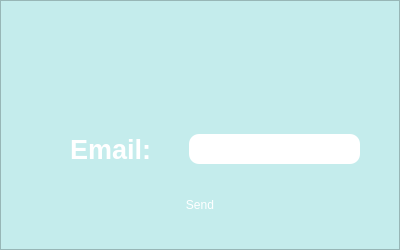
<?xml version="1.0" encoding="UTF-8"?>
<ui version="4.0">
 <class>emailPopUp</class>
 <widget class="QWidget" name="emailPopUp">
  <property name="geometry">
   <rect>
    <x>0</x>
    <y>0</y>
    <width>400</width>
    <height>250</height>
   </rect>
  </property>
  <property name="windowTitle">
   <string>Form</string>
  </property>
  <property name="styleSheet">
   <string notr="true">background-color: rgb(196, 236, 236);</string>
  </property>
  <widget class="QFrame" name="emailPopUp_2">
   <property name="geometry">
    <rect>
     <x>0</x>
     <y>0</y>
     <width>400</width>
     <height>250</height>
    </rect>
   </property>
   <property name="maximumSize">
    <size>
     <width>500</width>
     <height>600</height>
    </size>
   </property>
   <property name="styleSheet">
    <string notr="true">background: qlineargradient(
    x1: 0, y1: 0, x2: 1, y2: 1,
    stop: 0 rgba(50, 50, 50, 1), stop: 1 rgba(128, 128, 128, 1)
);</string>
   </property>
   <property name="frameShape">
    <enum>QFrame::StyledPanel</enum>
   </property>
   <property name="frameShadow">
    <enum>QFrame::Raised</enum>
   </property>
   <widget class="QPushButton" name="logoButton">
    <property name="geometry">
     <rect>
      <x>165</x>
      <y>40</y>
      <width>70</width>
      <height>70</height>
     </rect>
    </property>
    <property name="font">
     <font>
      <family>Arial</family>
      <underline>false</underline>
     </font>
    </property>
    <property name="styleSheet">
     <string notr="true">background:none;
border: none;
color: black;</string>
    </property>
    <property name="text">
     <string/>
    </property>
    <property name="icon">
     <iconset>
      <normaloff>../images/icon.png</normaloff>../images/icon.png</iconset>
    </property>
    <property name="iconSize">
     <size>
      <width>90</width>
      <height>90</height>
     </size>
    </property>
   </widget>
   <widget class="QFrame" name="frame">
    <property name="geometry">
     <rect>
      <x>0</x>
      <y>119</y>
      <width>400</width>
      <height>60</height>
     </rect>
    </property>
    <property name="styleSheet">
     <string notr="true">border: none;
background: none;</string>
    </property>
    <property name="frameShape">
     <enum>QFrame::StyledPanel</enum>
    </property>
    <property name="frameShadow">
     <enum>QFrame::Raised</enum>
    </property>
    <widget class="QTextEdit" name="emailText">
     <property name="geometry">
      <rect>
       <x>189</x>
       <y>15</y>
       <width>171</width>
       <height>30</height>
      </rect>
     </property>
     <property name="styleSheet">
      <string notr="true">font: 13pt &quot;Arial&quot;;
background-color: rgb(255, 255, 255);
border-radius: 10%;</string>
     </property>
     <property name="html">
      <string>&lt;!DOCTYPE HTML PUBLIC &quot;-//W3C//DTD HTML 4.0//EN&quot; &quot;http://www.w3.org/TR/REC-html40/strict.dtd&quot;&gt;
&lt;html&gt;&lt;head&gt;&lt;meta name=&quot;qrichtext&quot; content=&quot;1&quot; /&gt;&lt;meta charset=&quot;utf-8&quot; /&gt;&lt;style type=&quot;text/css&quot;&gt;
p, li { white-space: pre-wrap; }
hr { height: 1px; border-width: 0; }
li.unchecked::marker { content: &quot;\2610&quot;; }
li.checked::marker { content: &quot;\2612&quot;; }
&lt;/style&gt;&lt;/head&gt;&lt;body style=&quot; font-family:'Arial'; font-size:13pt; font-weight:400; font-style:normal;&quot;&gt;
&lt;p style=&quot;-qt-paragraph-type:empty; margin-top:0px; margin-bottom:0px; margin-left:0px; margin-right:0px; -qt-block-indent:0; text-indent:0px;&quot;&gt;&lt;br /&gt;&lt;/p&gt;&lt;/body&gt;&lt;/html&gt;</string>
     </property>
    </widget>
    <widget class="QLabel" name="emailLabel">
     <property name="geometry">
      <rect>
       <x>40</x>
       <y>15</y>
       <width>111</width>
       <height>30</height>
      </rect>
     </property>
     <property name="font">
      <font>
       <family>Arial</family>
       <pointsize>20</pointsize>
       <italic>false</italic>
       <bold>true</bold>
      </font>
     </property>
     <property name="styleSheet">
      <string notr="true">font: 700 20pt &quot;Arial&quot;;
background: none;
color: white;</string>
     </property>
     <property name="text">
      <string>Email:</string>
     </property>
     <property name="alignment">
      <set>Qt::AlignRight|Qt::AlignTrailing|Qt::AlignVCenter</set>
     </property>
    </widget>
   </widget>
   <widget class="QPushButton" name="sendButton">
    <property name="geometry">
     <rect>
      <x>150</x>
      <y>190</y>
      <width>100</width>
      <height>30</height>
     </rect>
    </property>
    <property name="styleSheet">
     <string notr="true">

font: 18pt &quot;Arial&quot;;
color: white; 
background: qradialgradient(
    cx: 0.3, cy: -0.4, fx: 0.3, fy: -0.4,
    radius: 1.35, stop: 0 rgba(25, 81, 68, 1), stop: 1 rgba(57, 148, 127, 1)
);

border-radius: 10%;</string>
    </property>
    <property name="text">
     <string>Send</string>
    </property>
   </widget>
  </widget>
 </widget>
 <resources/>
 <connections/>
</ui>
